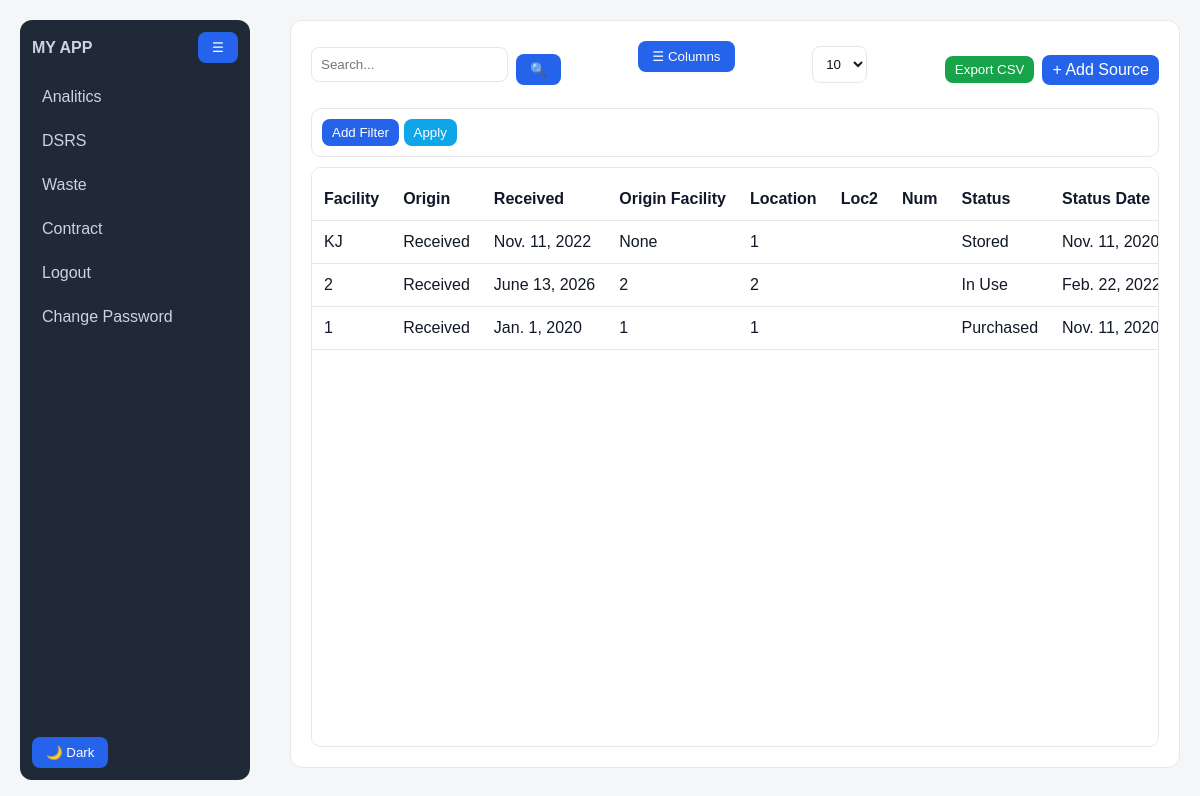
Screenshot of / (signed in) with the database file from the repository.
### dashboard/models.py (models this page shows, shortened)
class DSRS(models.Model):
    Source_Type = models.CharField( max_length=10, choices=SOURCE_TYPE.choices, default="DSRS")
    Sso_Code = models.CharField(max_length=12,null=True, blank=True)
    Facility = models.CharField(max_length=100, blank=True, null=True)
    Origin_Type = models.CharField(max_length=20, choices=OriginType.choices)
    Date_received = models.DateField(blank=True, null=True)
    Origin_Facility = models.CharField(max_length=250,blank=True, null=True)
    Location = models.CharField(max_length=20)
    @property
    def Loc1(self):
        return self.Location[:3]
    @property
    def Loc2(self):
        return self.Location[3:7]
    @property
    def Num(self):
        return self.Location[7:]
    Status = models.CharField(max_length=15, choices=STATUS.choices)
    Status_Date = models.DateField()
    Responsible_Person = models.CharField(max_length=50,null=True, blank=True)
    Nuclide = models.ForeignKey(Nuclides, on_delete=models.SET_NULL, null=True, blank=True)
    activity_input = models.FloatField(null=True, blank=True)
    activity_unit = models.CharField(
        max_length=10,
        choices=[
            ('Bq', 'Bq'),
            ('kBq', 'kBq'),
            ('MBq', 'MBq'),
            ('GBq', 'GBq'),
            ('Ci', 'Ci'),
            ('mCi', 'mCi'),
            ('uCi', 'µCi'),
        ],
        default='Bq'
    )
    Activity_reference_date = models.DateField(null=True, blank=True)
    serial_number = models.CharField(max_length=25,null=True, blank=True)
    Dose_rate_surface_uSv = models.FloatField(null=True, blank=True)
    Dose_rate_1m_uSv = models.FloatField(null=True, blank=True)
    Dose_rate_measurement_date = models.DateField(null=True, blank=True)
    source_state = models.CharField(max_length=15, choices=SourceState.choices, null=True, blank=True)
    contamination_bq_cm2 = models.FloatField(null=True, blank=True)
    Source_Physical_Form = models.CharField(max_length=10, choices=SourceForm.choices, null=True, blank=True)
    Source_Manufacturer = models.CharField(max_length=50, blank=True, null=True)
    Source_Model = models.CharField(max_length=20,null=True, blank=True)
    Source_Practice = models.CharField(max_length=20, blank=True, null=True)
    Device_Manufacturer = models.CharField(max_length=50, blank=True, null=True)
    Device_Model = models.CharField(max_length=50, blank=True, null=True)
    Device_Serial_Number = models.CharField(max_length=50, blank=True, null=True)
    Container_Type = models.CharField(max_length=25, blank=True, null=True)
    Dimension = models.CharField(max_length=20, blank=True)
    Attachments = models.FileField(
        upload_to="dsrs_images/",
        validators=[validate_attachment],
        blank=True,
        null=True
    )
    Comment = models.CharField(max_length=255, blank=True, null=True)
    created_by = models.ForeignKey(User, on_delete=models.CASCADE, editable=False)
    created_at = models.DateTimeField(auto_now_add=True)
    history = HistoricalRecords()
    initial_activity_bq = models.FloatField(null=True, blank=True)
    def current_activity_bq(self):
        if not self.initial_activity_bq or not self.Nuclide or not self.Activity_reference_date:
            return None
        now = timezone.now().date()
        t = (now - self.Activity_reference_date).days * 86400
        hl = self.Nuclide.half_life  # MUST be in seconds
        if not hl:
            return None
        return self.initial_activity_bq * math.exp(-LN2 * t / hl)
    def current_activity_mci(self):
        val = self.current_activity_bq()
        return val / 3.7e7 if val else None
    @property
    def current_activity_mci_value(self):
        val = self.current_activity_mci()
        return round(val, 3) if val else None
    def a_over_d(self):
        if not self.Nuclide:
            return None
        current_bq = self.current_activity_bq()
        d = self.Nuclide.d_value_bq
        if not current_bq or not d:
            return None
        return current_bq / d
    def source_category(self):
        ratio = self.a_over_d()
        if ratio is None:
            return None
        if ratio >= 1000:
            return 1
        elif ratio >= 10:
            return 2
        elif ratio >= 1:
            return 3
        elif ratio >= 0.01:
            return 4
        else:
            return 5
    @property
    def category_value(self):
        return self.source_category()

### dashboard/views.py (the view, shortened to what this page needs)
# urls.py: path('', tables_view, name='dashboard'),
def tables_view(request):
    queryset = DSRS.objects.select_related(
    'Nuclide',
    'created_by'
    ).prefetch_related(
    'dsrs_images'
    )
    search = request.GET.get("search")
    keys = request.GET.getlist("key")
    values = request.GET.getlist("value")
    for k, v in zip(keys, values):
        if v:
            queryset = queryset.filter(**{f"{k}__icontains": v})
    size = request.GET.get("size", "25")
    if size == "all":
        page_size = queryset.count()   # show everything in one page
    else:
        page_size = int(size)
    paginator = Paginator(queryset, page_size)
    page = request.GET.get("page")
    page_obj = paginator.get_page(page)
    return render(request, "dashboard/tables.html", context = {
    "sources": page_obj,
    "page_obj": page_obj,
    "page_size": size,
    "search": search,
    "keys": keys,
    "values": values,
    })

### dashboard/models.py (called while the page is built)
    def __str__(self):
        return self.name

### templates/dashboard/tables.html (shortened to what this page needs)
{% extends 'base.html' %}
{% load static %}
{% block content %}
<div class="content">
<div class="table-header">
  <div class="header-group">
    <input type="text" id="searchInput" placeholder="Search...">
    <button>🔍</button>
  </div>
  <div class="column-bar">
    <button class="btn-gray" onclick="toggleColumnPanel()">☰ Columns</button>
  </div>
  <div class="header-group">
    <select id="pageSize">
      <option value="10">10</option>
    </select>
  </div>
  <div class="header-group">
    <button class="btn-green" onclick="exportCSV()">Export CSV</button>
    <a href="{% url 'add_source' %}" class="btn-blue">+ Add Source</a>
  </div>
</div>
<div class="filter-bar">
  <button id="addFilter" class="btn-blue">Add Filter</button>
  <button id="applyFilters" class="btn-info">Apply</button>
</div>
<div class="table-scroll">
<table id="mainTable">
<thead>
<tr>
  <th data-col="Facility">Facility</th>
  <th data-col="Origin_Type">Origin</th>
  <th data-col="Date_received">Received</th>
  <th data-col="Origin_Facility">Origin Facility</th>
  <th data-col="Location">Location</th>
  <th data-col="Loc2">Loc2</th>
  <th data-col="Num">Num</th>
  <th data-col="Status">Status</th>
  <th data-col="Status_Date">Status Date</th>
</tr>
</thead>
<tbody id="tableBody">
{% for s in sources %}
<tr>
<td data-col="Facility">{{ s.Facility }}</td>
<td data-col="Origin_Type">{{ s.Origin_Type }}</td>
<td data-col="Date_received">{{ s.Date_received }}</td>
<td data-col="Origin_Facility">{{ s.Origin_Facility }}</td>
<td data-col="Location">{{ s.Location }}</td>
<td data-col="Loc2">{{ s.Loc2 }}</td>
<td data-col="Num">{{ s.Num }}</td>
<td data-col="Status">{{ s.Status }}</td>
<td data-col="Status_Date">{{ s.Status_Date }}</td>
</tr>
{% endfor %}
</tbody>
</table>
</div>
</div>
{% endblock %}

### static/css/base.css (style rules this page uses)
* { margin: 0; padding: 0; box-sizing: border-box; font-family: Arial, sans-serif; }
:root { --bg: #f5f6f8; --card: #ffffff; --text: #111827; --muted: #6b7280; --border: #e5e7eb; --primary: #2563eb; --sidebar: #1f2937; --sidebar-text: #cbd5e1; }
body { background: var(--bg); color: var(--text); }
.content { background: var(--card); padding: 20px; border-radius: 12px; border: 1px solid var(--border); }
table { width: 100%; border-collapse: collapse; margin-top: 10px; }
th, td { padding: 12px; border-bottom: 1px solid var(--border); text-align: left; }
th { background: rgba(0,0,0,0.03); }
input, select, textarea { width: 100%; padding: 9px; margin-top: 5px; margin-bottom: 15px; border: 1px solid var(--border); border-radius: 8px; background: var(--card); color: var(--text); }
button { background: var(--primary); color: white; padding: 8px 14px; border: none; border-radius: 8px; cursor: pointer; }
table { width: max-content; min-width: 100%; border-collapse: collapse; }
.btn-blue { background: #2563eb; color: white; padding: 6px 10px; border-radius: 8px; text-decoration: none; }
.btn-green { background: #16a34a; color: white; padding: 6px 10px; border-radius: 8px; border: none; }
.btn-info { background: #0ea5e9; color: white; padding: 6px 10px; border-radius: 8px; border: none; }
.table-header { display: flex; flex-wrap: wrap; justify-content: space-between; gap: 10px; margin-bottom: 10px; }
.header-group { display: flex; gap: 8px; align-items: center; }
.filter-bar { margin-bottom: 10px; padding: 10px; background: var(--card); border: 1px solid var(--border); border-radius: 10px; }
.column-bar { margin-bottom: 10px; position: relative; }
.table-scroll { height: calc(100vh - 220px); overflow: auto; border: 1px solid var(--border); border-radius: 10px; background: var(--card); }
table thead th { position: sticky; top: 0; background: var(--card); z-index: 10; }

### rows the page displays
DSRS: Facility "KJ", Origin_Type "Received", Date_received "Nov. 11, 2022", Origin_Facility "None", Location "1", Status "Stored", Status_Date "Nov. 11, 2020"
DSRS: Facility "2", Origin_Type "Received", Date_received "June 13, 2026", Origin_Facility "2", Location "2", Status "In Use", Status_Date "Feb. 22,…"
DSRS: Facility "1", Origin_Type "Received", Date_received "Jan. 1, 2020", Origin_Facility "1", Location "1", Status "Purchased", Status_Date "Nov. 11, 2020"
